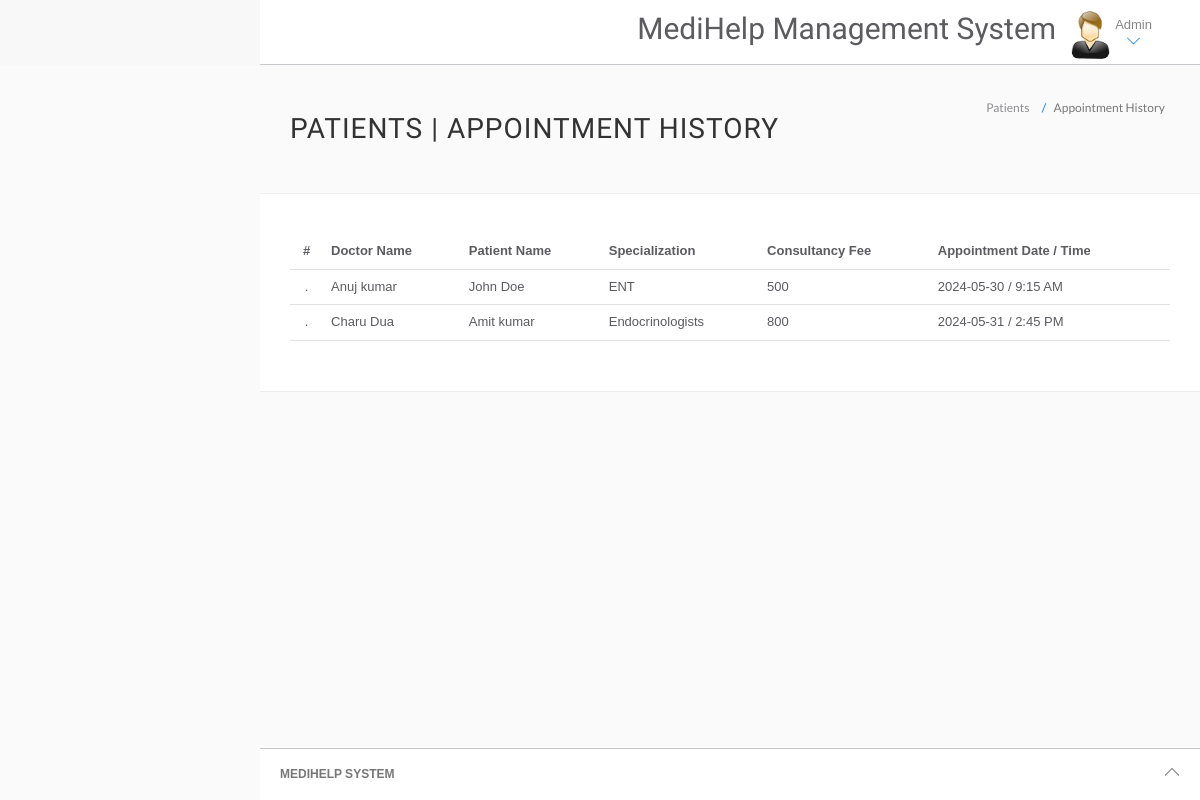
The page /hms/admin/appointment-history.php (signed in) on the database as committed earlier.
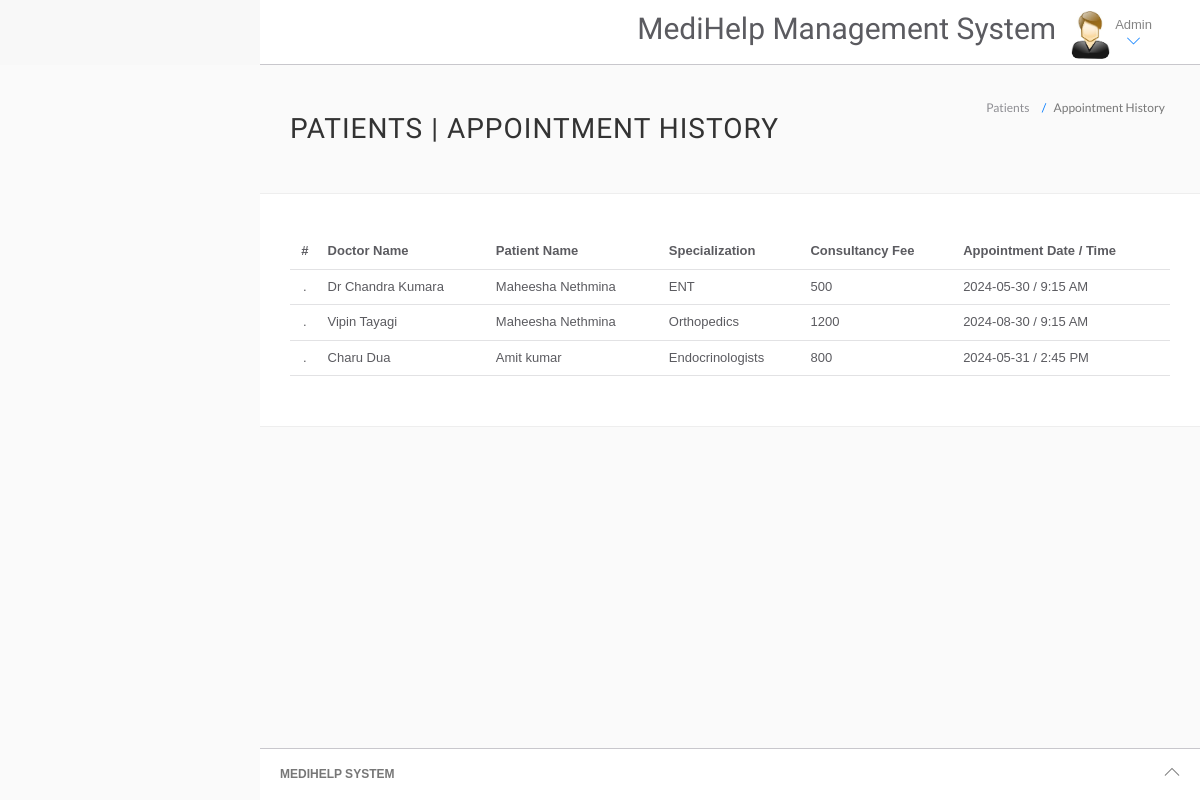
The same page on the database as committed later.
### tables this page shows
CREATE TABLE `appointment` (
  `id` int(11) NOT NULL,
  `doctorSpecialization` varchar(255) DEFAULT NULL,
  `doctorId` int(11) DEFAULT NULL,
  `userId` int(11) DEFAULT NULL,
  `consultancyFees` int(11) DEFAULT NULL,
  `appointmentDate` varchar(255) DEFAULT NULL,
  `appointmentTime` varchar(255) DEFAULT NULL,
  `postingDate` timestamp NULL DEFAULT current_timestamp(),
  `userStatus` int(11) DEFAULT NULL,
  `doctorStatus` int(11) DEFAULT NULL,
  `updationDate` timestamp NULL DEFAULT NULL ON UPDATE current_timestamp()
);

CREATE TABLE `doctors` (
  `id` int(11) NOT NULL,
  `specilization` varchar(255) DEFAULT NULL,
  `doctorName` varchar(255) DEFAULT NULL,
  `address` longtext DEFAULT NULL,
  `docFees` varchar(255) DEFAULT NULL,
  `contactno` bigint(11) DEFAULT NULL,
  `docEmail` varchar(255) DEFAULT NULL,
  `password` varchar(255) DEFAULT NULL,
  `creationDate` timestamp NULL DEFAULT current_timestamp(),
  `updationDate` timestamp NULL DEFAULT NULL ON UPDATE current_timestamp()
);

CREATE TABLE `users` (
  `id` int(11) NOT NULL,
  `fullName` varchar(255) DEFAULT NULL,
  `address` longtext DEFAULT NULL,
  `city` varchar(255) DEFAULT NULL,
  `gender` varchar(255) DEFAULT NULL,
  `email` varchar(255) DEFAULT NULL,
  `password` varchar(255) DEFAULT NULL,
  `regDate` timestamp NULL DEFAULT current_timestamp(),
  `updationDate` timestamp NULL DEFAULT NULL ON UPDATE current_timestamp()
);

### hms/admin/appointment-history.php (the view, shortened to what this page needs)
<?php
include('include/config.php');
if (strlen($_SESSION['id'] == 0)) {
	header('location:logout.php');
} else {
?>
	<!DOCTYPE html>
	<html lang="en">
	<head>
		<link rel="stylesheet" href="vendor/bootstrap/css/bootstrap.min.css">
		<link rel="stylesheet" href="vendor/fontawesome/css/font-awesome.min.css">
		<link rel="stylesheet" href="vendor/themify-icons/themify-icons.min.css">
		<link href="vendor/animate.css/animate.min.css" rel="stylesheet" media="screen">
		<link href="vendor/perfect-scrollbar/perfect-scrollbar.min.css" rel="stylesheet" media="screen">
		<link href="vendor/switchery/switchery.min.css" rel="stylesheet" media="screen">
		<link href="vendor/bootstrap-touchspin/jquery.bootstrap-touchspin.min.css" rel="stylesheet" media="screen">
		<link href="vendor/select2/select2.min.css" rel="stylesheet" media="screen">
		<link href="vendor/bootstrap-datepicker/bootstrap-datepicker3.standalone.min.css" rel="stylesheet" media="screen">
		<link href="vendor/bootstrap-timepicker/bootstrap-timepicker.min.css" rel="stylesheet" media="screen">
		<link rel="stylesheet" href="assets/css/styles.css">
		<link rel="stylesheet" href="assets/css/plugins.css">
		<link rel="stylesheet" href="assets/css/themes/theme-1.css" id="skin_color" />
	</head>
	<body>
		<div id="app">
			<div class="app-content">
				<?php include('include/header.php'); ?>
				<div class="main-content">
					<div class="wrap-content container" id="container">
						<section id="page-title">
							<div class="row">
								<div class="col-sm-8">
									<h1 class="mainTitle">Patients | Appointment History</h1>
								</div>
								<ol class="breadcrumb">
									<li>
										<span>Patients </span>
									</li>
									<li class="active">
										<span>Appointment History</span>
									</li>
								</ol>
							</div>
						</section>
						<div class="container-fluid container-fullw bg-white">
							<div class="row">
								<div class="col-md-12">
									<table class="table table-hover" id="sample-table-1">
										<thead>
											<tr>
												<th class="center">#</th>
												<th class="hidden-xs">Doctor Name</th>
												<th>Patient Name</th>
												<th>Specialization</th>
												<th>Consultancy Fee</th>
												<th>Appointment Date / Time </th>
											</tr>
										</thead>
										<tbody>
											<?php
											$sql = mysqli_query($con, "select doctors.doctorName as docname,users.fullName as pname,appointment.*  from appointment join doctors on doctors.id=appointment.doctorId join users on users.id=appointment.userId ");
											while ($row = mysqli_fetch_array($sql)) {
											?>
												<tr>
													<td class="center"><?php echo $cnt; ?>.</td>
													<td class="hidden-xs"><?php echo $row['docname']; ?></td>
													<td class="hidden-xs"><?php echo $row['pname']; ?></td>
													<td><?php echo $row['doctorSpecialization']; ?></td>
													<td><?php echo $row['consultancyFees']; ?></td>
													<td><?php echo $row['appointmentDate']; ?> / <?php echo
																									$row['appointmentTime']; ?>
													</td>
												</tr>
											<?php
											} ?>
										</tbody>
									</table>
								</div>
							</div>
						</div>
					</div>
				</div>
			</div>
			<?php include('include/footer.php'); ?>
		</div>
	</body>
	</html>
<?php } ?>

### hms/admin/include/header.php (shortened to what this page needs)
<header class="navbar navbar-default navbar-static-top">
	<div class="navbar-collapse collapse">
		<ul class="nav navbar-right">
			<li style="padding-top:2% ">
				<h2>MediHelp Management System</h2>
			</li>
			<li class="dropdown current-user">
				<a href class="dropdown-toggle" data-toggle="dropdown">
					<img src="assets/images/images.jpg"> <span class="username">
						Admin
						<i class="ti-angle-down"></i></i></span>
				</a>
			</li>
		</ul>
	</div>
</header>

### hms/admin/include/footer.php
<footer>
				<div class="footer-inner">
					<div class="pull-left">
					<span class="text-bold text-uppercase"> MediHelp System</span>
					</div>
					<div class="pull-right">
						<span class="go-top"><i class="ti-angle-up"></i></span>
					</div>
				</div>
			</footer>

### hms/admin/assets/css/themes/theme-1.css (style rules this page uses)
body { background: #FAFAFA; }
header .navbar-collapse { background: #ffffff !important; border-bottom-color: #c8c7cc !important; box-shadow: none !important; }
header .navbar-collapse .navbar-right > li > a { color: #777; }
header .navbar-collapse .navbar-right > li > a i { color: #007aff !important; }
#app > footer { background: #ffffff !important; border-top-color: #c8c7cc !important; color: #777; }

Rows that differ between the two databases and show on the page:
removed appointment: doctorId.doctorName "Anuj kumar", users.fullName "John Doe", doctorSpecialization "ENT", consultancyFees "500", appointmentDate "2024-05-30", appointmentTime "9:15 AM"
added appointment: doctorId.doctorName "Dr Chandra Kumara", users.fullName "Maheesha Nethmina", doctorSpecialization "ENT", consultancyFees "500", appointmentDate "2024-05-30", appointmentTime "9:15 AM"
added appointment: doctorId.doctorName "Vipin Tayagi", users.fullName "Maheesha Nethmina", doctorSpecialization "Orthopedics", consultancyFees "1200", appointmentDate "2024-08-30", appointmentTime "9:15 AM"
